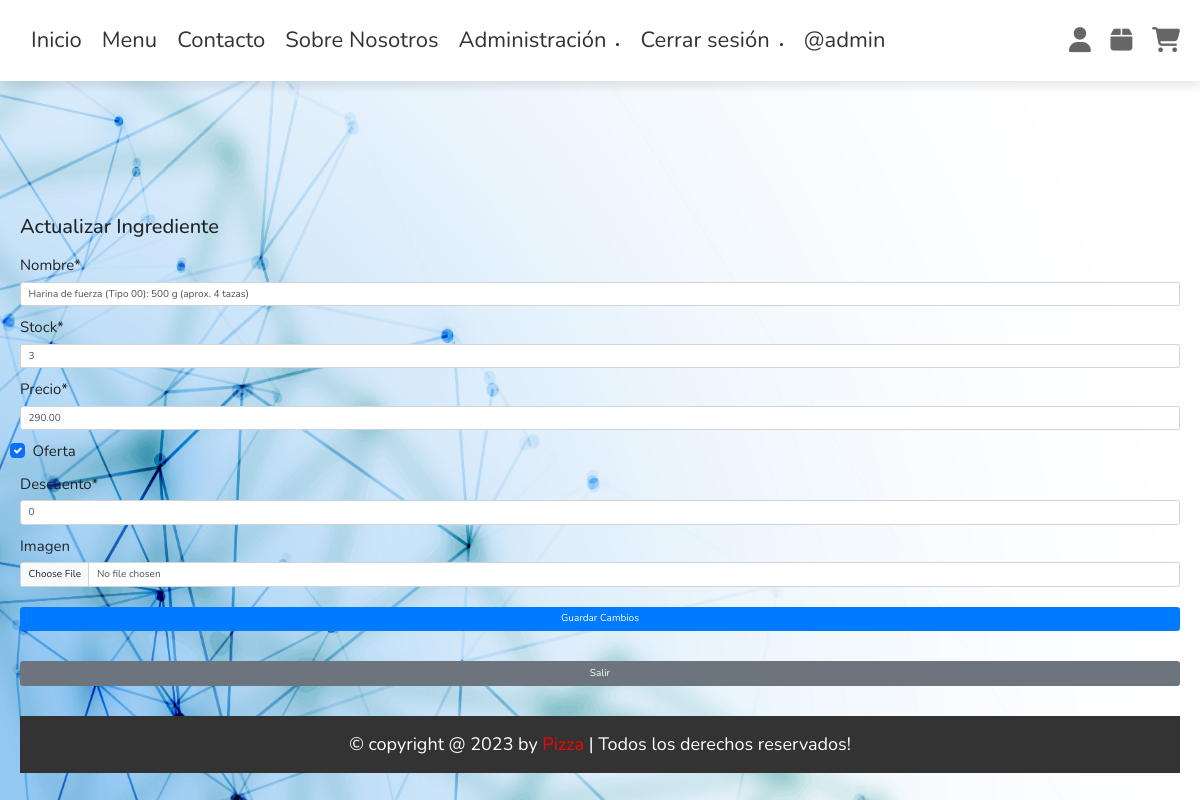
Screenshot of /sitio1/editar_ingredientes/1 (signed in) with the database file from the repository.
### sitio1/models.py (models this page shows, shortened)
class Ingredientes(models.Model):                                                                                       #REALIZADO/COMPLETADO=100%
    nombre = models.CharField(max_length=50, unique=True)
    stock = models.PositiveIntegerField(default=0)
    precio = models.DecimalField(max_digits=6, decimal_places=2, validators=[MinValueValidator(0)])
    oferta = models.BooleanField(default=False)
    descuento = models.DecimalField(max_digits=2, decimal_places=0, default=0, validators=[MinValueValidator(0)])
    imagen = models.ImageField(upload_to="ingredientes", null=True, blank=True)

### sitio1/views.py (the view)
# urls.py: path('editar_ingredientes/<int:ingredientes_id>', views.editar_ingredientes, name='editar_ingredientes'),
@permission_required('sitio1.change_ingredientes')
def editar_ingredientes(request, ingredientes_id):
    ingrediente = get_object_or_404(Ingredientes, pk=ingredientes_id)
    if request.method == "POST":
        form = IngredientesForm(request.POST, instance=ingrediente)
        if form.is_valid():
            form.save()
            recalcular_precios_pizzas(ingrediente)
            return redirect("/sitio1/ingredientes")
    else:
        form = IngredientesForm(instance=ingrediente)
    return render(request, 'sitio1/DataModelApp/ingredientes/editar_ingredientes.html', {"form": form})

### sitio1/forms.py (shortened to what this page needs)
class IngredientesForm(forms.ModelForm):
    class Meta:
        model = Ingredientes
        fields = ['nombre', 'stock', 'precio', 'oferta', 'descuento', 'imagen']
    def __init__(self, *args, **kwargs):
        super().__init__(*args, **kwargs)
        self.fields['oferta'].widget.attrs['onclick'] = (
            '$("#id_descuento").toggle(this.checked);'
        )
        self.fields['oferta'].widget.attrs['checked'] = 'checked'

### sitio1/templates/sitio1/DataModelApp/ingredientes/editar_ingredientes.html (shortened to what this page needs)
{% extends 'sitio1/base.html' %}
{% load crispy_forms_tags %}
{% load static %}
{% block css %}
    <link href="https://cdn.jsdelivr.net/npm/bootstrap@5.3.2/dist/css/bootstrap.min.css" rel="stylesheet">
{% endblock %}
{% block content %}
    <h2 class="mb-4">Actualizar Ingrediente</h2>
        <form method="post" class="mt-3 custom-form">
            {{ form | crispy }}
            <button type="submit" style="margin-bottom: 20px;" class="btn btn-primary">Guardar Cambios</button>
            <div>
                <a href="{% url 'ingredientes' %}" class="btn btn-secondary exit-btn">Salir</a>
            </div>
        </form>
{% endblock %}

### sitio1/templates/sitio1/base.html (shortened to what this page needs)
<!DOCTYPE html>
<html lang="en">
<head>
    {% load static %}
    <link rel="stylesheet" href="https://cdnjs.cloudflare.com/ajax/libs/font-awesome/6.1.1/css/all.min.css">
    <link rel="stylesheet" href="{% static 'sitio1/css/style.css'%}">
    {% block css %}
    {% endblock %}
    <link href="https://cdn.jsdelivr.net/npm/bootstrap@5.3.2/dist/css/bootstrap.min.css" rel="stylesheet">
    <link rel="stylesheet" href="https://stackpath.bootstrapcdn.com/bootstrap/4.3.1/css/bootstrap.min.css">
</head>
<body>
    <header class="header">
        <section class="flex">
            <nav class="navbar navbar-expand-lg">
                <a class="navbar-brand" href="{% url 'home' %}">Inicio</a>
                <a class="navbar-brand" href="{% url 'menu' %}">Menu</a>
                <a class="navbar-brand" href="{% url 'contacto' %}">Contacto</a>
                <a class="navbar-brand" href="#about">Sobre Nosotros</a>
                {% if perms.sitio1.view_tipomasa %}
                    <a class="navbar-brand" href="{% url 'vista_administrador' %}" target="_self" rel="noopener noreferrer">Administración</a>
                {% endif %}
                {% if user.is_authenticated %}
                <li>
                    <a href="{% url 'logout' %}">Cerrar sesión</a>
                </li>
                <li>
                    <a href="#">@{{ user.username }}</a>
                </li>
                {% endif %}
            </nav>
            <div class="icons">
                <div id="user-btn" class="fas fa-user"></div>
                <div id="order-btn" class="fas fa-box"></div>
                <div id="cart-btn" class="fas fa-shopping-cart"></div>
            </div>
        </section>
    </header>
    <div style="position: relative; margin: auto; margin-top: 150px;">
        <br><br><br>
        {% block content %}
        {% endblock %}
    </div>
    <br><br>
    <div class="footer">
        &copy; copyright @ 2023 by <span>Pizza</span> | Todos los derechos reservados!
    </div>
</body>
</html>

### sitio1/static/sitio1/css/style.css (style rules this page uses)
:root { --red:#e74c3c; --black:#333; --white:#fff; --light-bg:#f5f5f5; --light-color:#666; --border:.1rem solid var(--light-color); --box-shadow:0 .5rem 1rem rgba(0,0,0,.1); }
* { font-family: 'Nunito', sans-serif; margin:0; padding:0; box-sizing: border-box; outline: none; border:none; text-decoration: none; transition: .2s linear; }
html { font-size: 62.5%; overflow-x: hidden; scroll-behavior: smooth; scroll-padding-top: 7.5rem; }
body { background: var(--light-bg); overflow-x: hidden; }
section { padding:2rem; margin:0 auto; max-width: 1200px; }
.btn { display: block; width: 100%; margin-top: 1rem; border-radius: .5rem; padding:1rem 3rem; font-size: 2rem; color:var(--white); background-color: var(--red); cursor: pointer; text-transform: capitalize; text-align: center; }
.header { position: fixed; top:0; left:0; right:0; background-color: var(--white); box-shadow: var(--box-shadow); z-index: 1000; }
.header .flex { display: flex; align-items: center; justify-content: space-between; position: relative; }
.header .flex a { margin:0 1rem; font-size: 2.2rem; color:var(--black); }
.header .flex .icons div { font-size: 2.5rem; color:var(--light-color); cursor: pointer; margin-left: 1.7rem; }

### sitio1/templates/sitio1/base.html (style rules this page uses)
body { margin-bottom: 80px; margin:0 }
.navbar { background-color: rgb(255, 255, 255); padding: 1px; border-radius: 50px; }
.footer { clear: both; position: relative; bottom: 0; left: 0; width: 100%; background-color: #333; color: white; text-align: center; padding:15px; font-size: 18px; }
.footer span { color: red; }

### rows the page displays
Ingredientes: nombre "Harina de fuerza (Tipo 00): 500 g (aprox. 4 tazas)", stock "3", precio "290.00", oferta "☑", descuento "0"

### other values shown
{{ user.username }} "admin"
